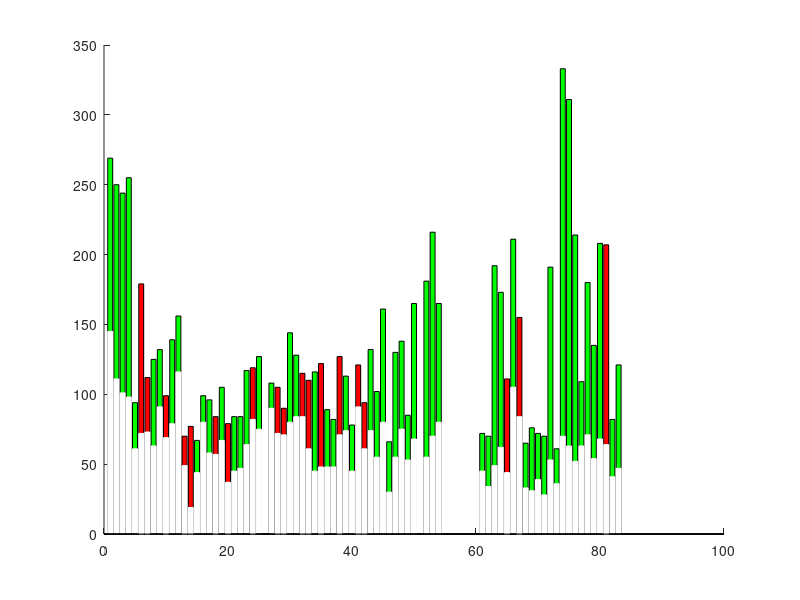

The MATLAB script that drew this image:
load dec2_perf

gtIdx2 = gtIdx(:,1);
idx=[];
for k=rIdx
    idx = [idx,find(gtIdx2==k,1)];
end
gtIdx2(idx) = [];


bi=[];
for k=yIdx
    bi = [bi,find(gtIdx2==k,1)];
end

gi=[];
for k=gIdx
    gi = [gi,find(gtIdx2==k,1)];
end

minG = min(scores(gi,:),[],2);
maxG = max(scores(gi,:),[],2);

minB = min(scores(bi,:),[],2);
maxB = max(scores(bi,:),[],2);

figure(1)
hold on
bar(gi,maxG,0.8,'FaceColor','g')
bar(gi,minG,0.8,'FaceColor','w','EdgeColor','w')
bar(bi,maxB,0.8,'FaceColor','r')
bar(bi,minB,0.8,'FaceColor','w','EdgeColor','w')